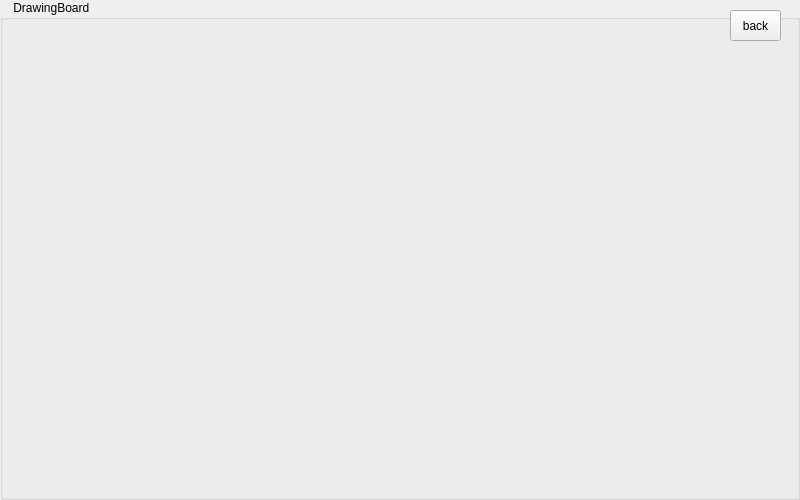
<?xml version="1.0" encoding="UTF-8"?>
<ui version="4.0">
 <class>drawDialog</class>
 <widget class="QDialog" name="drawDialog">
  <property name="geometry">
   <rect>
    <x>0</x>
    <y>0</y>
    <width>800</width>
    <height>500</height>
   </rect>
  </property>
  <property name="windowTitle">
   <string>Dialog</string>
  </property>
  <widget class="QGroupBox" name="groupBox">
   <property name="geometry">
    <rect>
     <x>0</x>
     <y>0</y>
     <width>800</width>
     <height>500</height>
    </rect>
   </property>
   <property name="title">
    <string>    DrawingBoard</string>
   </property>
   <widget class="QLabel" name="label_drawing">
    <property name="geometry">
     <rect>
      <x>0</x>
      <y>40</y>
      <width>800</width>
      <height>460</height>
     </rect>
    </property>
    <property name="text">
     <string/>
    </property>
   </widget>
   <widget class="QToolButton" name="toolButton_backMainWindow">
    <property name="geometry">
     <rect>
      <x>730</x>
      <y>10</y>
      <width>51</width>
      <height>31</height>
     </rect>
    </property>
    <property name="text">
     <string>back</string>
    </property>
   </widget>
  </widget>
 </widget>
 <resources/>
 <connections/>
</ui>
